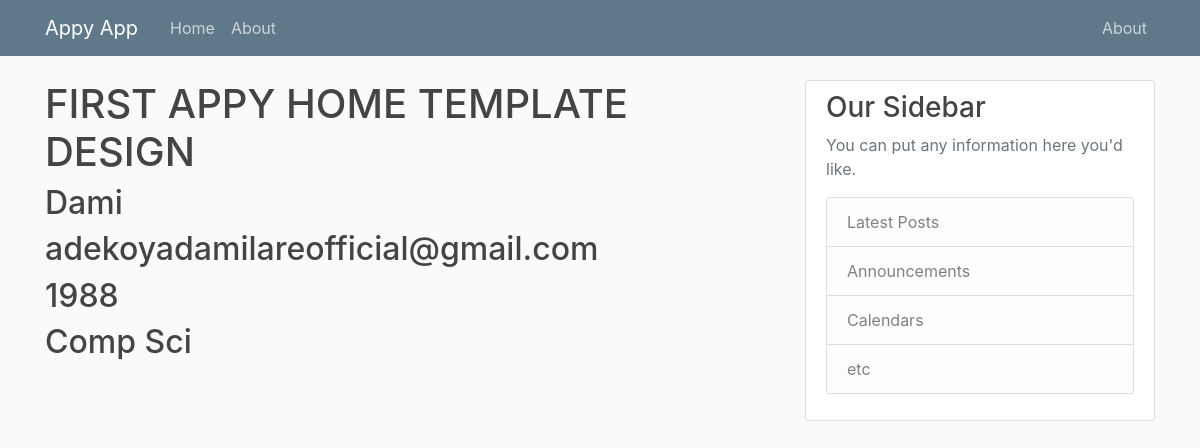
The app's page /students/, older data.
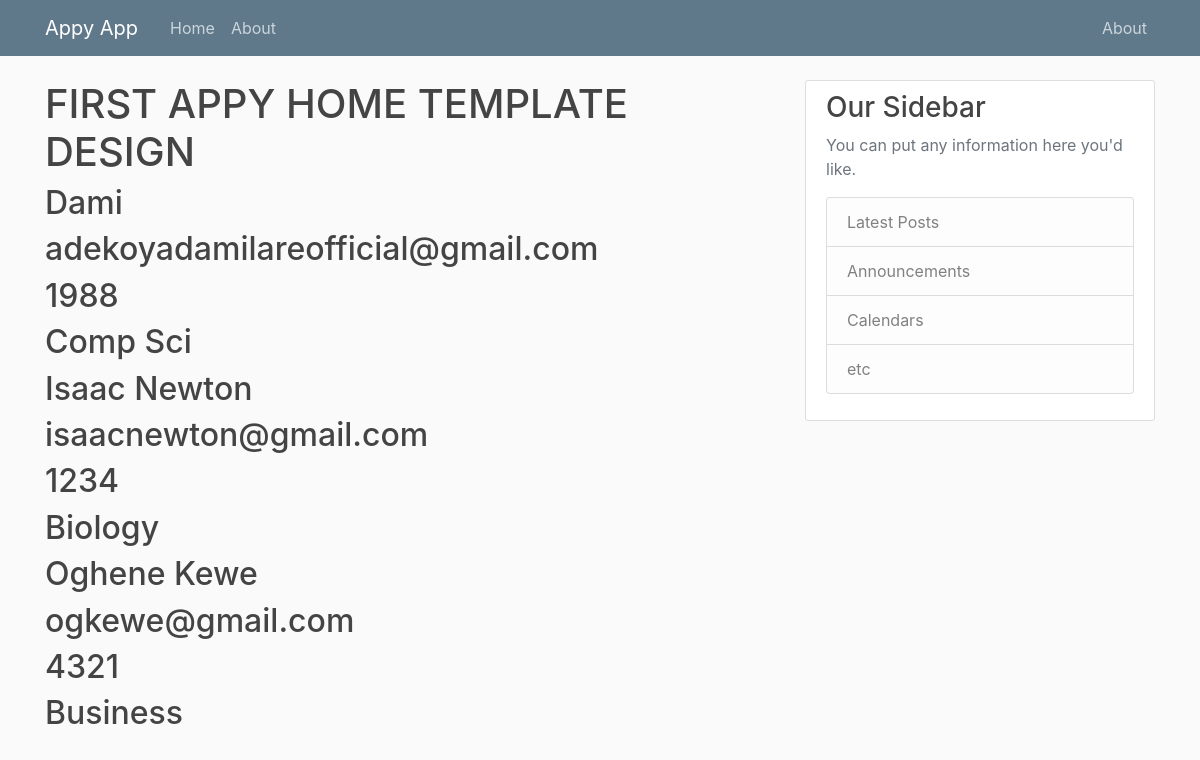
The same page, newer data.
### Appy/models.py (models this page shows)
class Student(models.Model):
    name = models.CharField(max_length=100)
    email = models.EmailField()
    mat_number = models.BigIntegerField()
    dept = models.TextField()

### Appy/views.py (the view)
# urls.py: path('students/', student_page),
def student_page(request):
    students = Student.objects.all()
    return render(request, "Appy/home.html", {"student_list": students})

### Appy/templates/Appy/home.html (shortened to what this page needs)
{% extends "Appy/base.html" %}
{% block content %}
<body>
    <h1>FIRST APPY HOME TEMPLATE DESIGN</h1>
    {% for student in student_list %}
    <h2>{{student.name}}</h2>
    <h2>{{student.email}}</h2>
    <h2>{{student.mat_number}}</h2>
    <h2>{{student.dept}}</h2>
    {% endfor %}
</body>
{% endblock content %}

Row changes from the older to the newer data that the page shows:
added Student: name "Isaac Newton", email "isaacnewton@gmail.com", mat_number "1234", dept "Biology"
added Student: name "Oghene Kewe", email "ogkewe@gmail.com", mat_number "4321", dept "Business"
